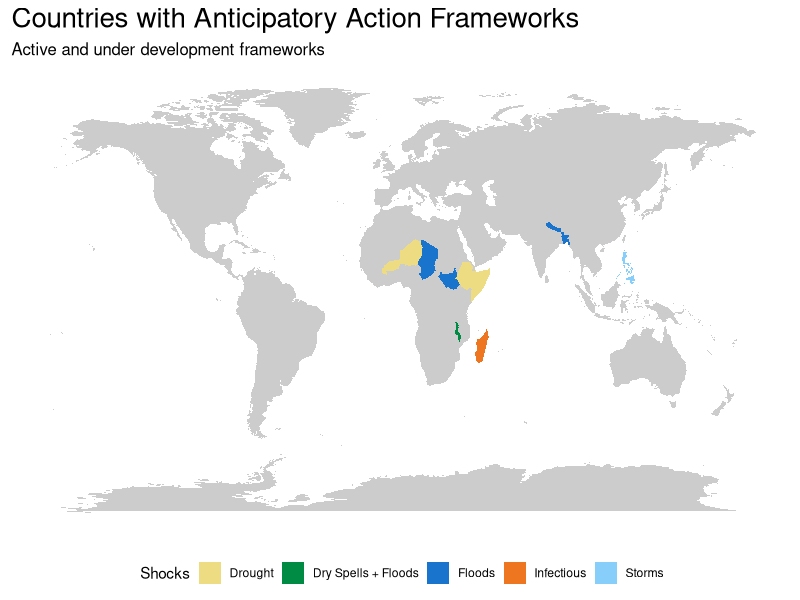
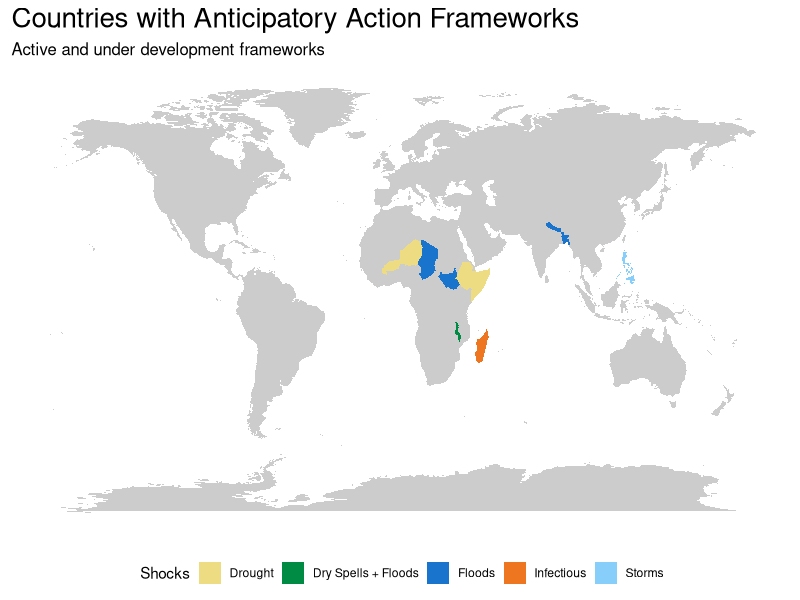

R code for these plots, in order:
###
# Install packages
###
library(tidyverse)

###
# set up paths
###
data_dir <- Sys.getenv("AA_DATA_DIR")
plot_path <- paste0(data_dir, "/public/processed/glb/plots")

###
# get world map
###
world_map <- map_data("world")

###
# identify AA pilots
###

# list countries and shocks
drought <- c("Somalia", "Ethiopia", "Niger", "Burkina Faso")
floods <- c("Bangladesh", "Nepal", "Chad", "South Sudan")
dual <- c("Malawi")
storms <- c("Philippines") # There is no "The" in the world_map
infectious <- c("Madagascar")

aa_countries_list <- data.frame(country = drought, shock = "Drought") 
aa_countries_list <- rbind(aa_countries_list, data.frame(country = dual, shock = "Dry Spells + Floods"))
aa_countries_list <- rbind(aa_countries_list, data.frame(country = floods, shock = "Floods"))
aa_countries_list <- rbind(aa_countries_list, data.frame(country = storms, shock = "Storms"))
aa_countries_list <- rbind(aa_countries_list, data.frame(country = infectious, shock = "Infectious"))

length(unique(aa_countries_list$country)) # number of unique countries

world_map$aa_country <- ifelse(world_map$region %in% aa_countries_list$country, 1, 0) # binary is a AA country or not
world_map$aa_country <- as.factor(world_map$aa_country)
world_map %>% filter(aa_country == 1) %>% summarise(unique(region)) # check that every aa country is in world map with same spelling as above

world_map <- world_map %>% # add shock info to map info
  left_join(aa_countries_list, by = c('region' = 'country'))

world_map$shock <- as.factor(world_map$shock) # formatting

aa_countries_map <-  world_map %>% filter(!is.na(shock)) # subset mapping + shock info for aa countries

###
# map AA countries
###

# select colors for each shock, in order: drought, dry spells + floods, floods, infectious, storms
colours <- gplots::col2hex(c("lightgoldenrod2", "springgreen4" , "dodgerblue3", "chocolate2", "lightskyblue"))

# plot map and colorise AA countries
ggplot(world_map, aes(x = long, y = lat, group = group)) +
  geom_polygon(fill = "#CCCCCC") +
  geom_polygon(data = aa_countries_map, aes(x = long, y = lat, group = group, fill = shock), show.legend = TRUE) +
  scale_fill_manual(values =  colours, name = "Shocks") +
  labs(title = 'Countries with Anticipatory Action Frameworks'
       ,subtitle = "Active and under development frameworks") +
  theme(legend.position="bottom"
        ,plot.title = element_text(size = 20)
        ,plot.subtitle = element_text(size = 12)
        ,axis.text = element_blank()
        ,axis.title = element_blank()
        ,axis.ticks = element_blank()
        ,panel.background = element_rect(fill = "white")
        ,panel.grid = element_blank()
  )

# save plot
ggsave(paste0(plot_path, "/aa_countries_map.png"), dpi = 600)
